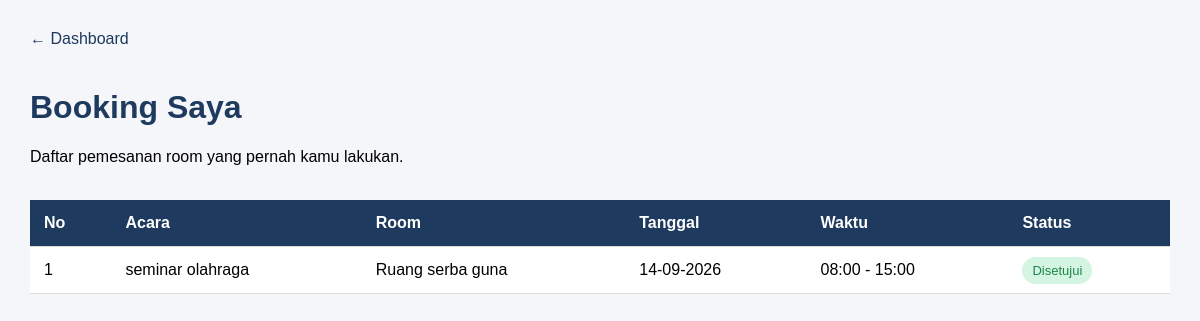
The app's page /dosen/booking_saya.php (signed in) with its own data.
### tables this page shows
CREATE TABLE `bookings` (
  `id` int NOT NULL AUTO_INCREMENT,
  `user_id` int NOT NULL,
  `room_id` int NOT NULL,
  `nama_acara` varchar(150) NOT NULL,
  `tanggal` date NOT NULL,
  `jam_mulai` time NOT NULL,
  `jam_selesai` time NOT NULL,
  `jumlah_peserta` int DEFAULT NULL,
  `keterangan` text,
  `status` enum('menunggu','disetujui','ditolak','dibatalkan') DEFAULT 'menunggu',
  `created_at` timestamp NULL DEFAULT CURRENT_TIMESTAMP,
  PRIMARY KEY (`id`),
  KEY `user_id` (`user_id`),
  KEY `room_id` (`room_id`),
  CONSTRAINT `bookings_ibfk_1` FOREIGN KEY (`user_id`) REFERENCES `users` (`id`),
  CONSTRAINT `bookings_ibfk_2` FOREIGN KEY (`room_id`) REFERENCES `rooms` (`id`)
);

CREATE TABLE `rooms` (
  `id` int NOT NULL AUTO_INCREMENT,
  `nama_room` varchar(100) NOT NULL,
  `kode_room` varchar(50) NOT NULL,
  `gedung` varchar(100) DEFAULT NULL,
  `lantai` varchar(20) DEFAULT NULL,
  `kapasitas` int DEFAULT NULL,
  `fasilitas` text,
  `status` enum('aktif','nonaktif') DEFAULT 'aktif',
  `created_at` timestamp NULL DEFAULT CURRENT_TIMESTAMP,
  PRIMARY KEY (`id`)
);

### dosen/booking_saya.php (the view, shortened to what this page needs)
<?php
include "../config/database.php";
$user_id = $_SESSION['user_id'];
$query = mysqli_query($conn, "
    SELECT
        bookings.*,
        rooms.nama_room,
        rooms.gedung
    FROM bookings
    JOIN rooms
        ON bookings.room_id = rooms.id
    WHERE bookings.user_id = $user_id
    ORDER BY bookings.tanggal DESC, bookings.jam_mulai DESC
");
?>
<!DOCTYPE html>
<html lang="id">
<head>
</head>
<body>
<div class="container">
    <a href="index.php" class="back">
        ← Dashboard
    </a>
    <h1>Booking Saya</h1>
    <p>
        Daftar pemesanan room yang pernah kamu lakukan.
    </p>
    <br>
    <table>
        <tr>
            <th>No</th>
            <th>Acara</th>
            <th>Room</th>
            <th>Tanggal</th>
            <th>Waktu</th>
            <th>Status</th>
        </tr>
        <?php
        $no = 1;
        while ($data = mysqli_fetch_assoc($query)):
        ?>
        <tr>
            <td>
                <?= $no++; ?>
            </td>
            <td>
                <?= htmlspecialchars($data['nama_acara']); ?>
            </td>
            <td>
                <?= htmlspecialchars($data['nama_room']); ?>
            </td>
            <td>
                <?= date('d-m-Y', strtotime($data['tanggal'])); ?>
            </td>
            <td>
                <?= substr($data['jam_mulai'], 0, 5); ?>
                -
                <?= substr($data['jam_selesai'], 0, 5); ?>
            </td>
            <td>
                <span class="status <?= $data['status']; ?>">
                    <?= ucfirst($data['status']); ?>
                </span>
            </td>
        </tr>
        <?php endwhile; ?>
    </table>
</div>
</body>
</html>

### dosen/booking_saya.php (style rules this page uses)
body { font-family: Arial; background: #f4f6f9; margin: 0; }
.container { padding: 30px; }
h1 { color: #1e3a5f; }
.back { display: inline-block; margin-bottom: 20px; color: #1e3a5f; text-decoration: none; }
table { width: 100%; background: white; border-collapse: collapse; }
th, td { padding: 14px; border-bottom: 1px solid #ddd; text-align: left; }
th { background: #1e3a5f; color: white; }
.status { padding: 6px 10px; border-radius: 15px; font-size: 13px; }
.disetujui { background: #d5f5e3; color: #1e8449; }

### records on screen
bookings: nama_acara "seminar olahraga", room.nama_room "Ruang serba guna", tanggal "14-09-2026", jam_mulai "08:00", jam_selesai "15:00", status "Disetujui"
